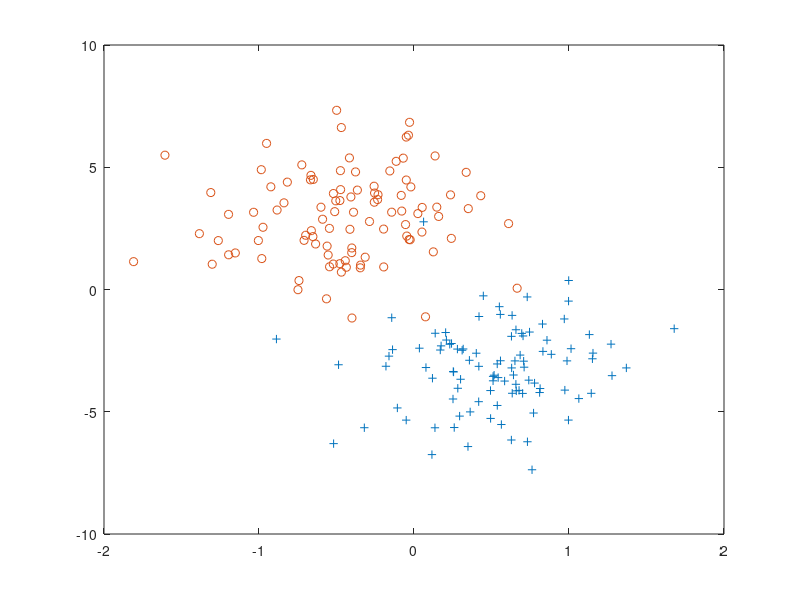

The MATLAB source for this figure: (Note: this script raises an error after producing the figure.)
% Author: Rahul Choudhary & Sanchit Jalan

%------Generating artificial 2d two class dataset-------


n = 100;	%Number of samples in each class

% mu1 = [0.5 -3];
% sigma1 = [0.2 0; 0 3];

% obj1 = mvnrnd(mu1, sigma1, n);

% mu2 = [-0.5 3];
% sigma2 = [0.2 0; 0 3];

% obj2 = mvnrnd(mu2, sigma2, n);

% save('data_without_noise.mat', 'obj1', 'obj2');


load('data_without_noise.mat');
load('noise.mat');

whos('-file', 'data_without_noise.mat');
whos('-file', 'noise.mat');

plot(obj1(:, 1), obj1(:, 2), '+');
hold on;
plot(obj2(:, 1), obj2(:, 2), 'o');

X = [obj1; obj2; noise];
Y = [ones(n, 1); -ones(n, 1); Y_noise];

noise_size = size(Y_noise);
noise_level=noise_size(1)/n;
s=num2str(noise_level);

n = 100 + (noise_size(1)/2);


woptimal=[];
boptimal=[];

%--------Hinge loss SVM classifier---------

H = diag([0 1 1 zeros(1, 2*n)]);
gamma = 1;
f = [zeros(3, 1); gamma*ones(2*n, 1)];
Aeq = []
Beq = []
A = [-Y -X.*(Y*[1 1]) -eye(2*n)];
B = -ones(2*n, 1);
lb = [-inf*ones(3, 1); zeros(2*n, 1)];
% ub = [inf*ones(3 + 2*n, 1)];
ub = [inf*ones(2*n+3,1)];

[W, fval] = quadprog(H, f, A, B, Aeq, Beq, lb, ub);
b = W(1, :);
w = W(2:3, :);

woptimal =[woptimal;w];
boptimal=[boptimal,b];

disp(b);
disp(w);

disp('-w(1)/w(2) for C-SVM:');
disp(-(w(1)/w(2)));

disp('-b/w(2) for C-SVM:');
disp(-(b/w(2)));

%--------Plotting the optimal Hinge loss hyperplane--------

x = -2:0.1:2;
y1 = -(b + w(1)*x)/w(2);
y2 = -(1 + b + w(1)*x)/w(2);
y3 = -(b + w(1)*x - 1)/w(2);

% plot(x, y1);
% plot(x, y2);
% plot(x, y3);
hold on;

%-------Pinball loss SVM classifier--------

t = 0.5; %tau in pinball loss function
A_p = [-Y -X.*(Y*[1 1]) -eye(2*n); Y X.*(Y*[1 1]) -(1/t)*eye(2*n)];
B_p = [-ones(2*n, 1); ones(2*n, 1)];

[W_p, fval_p] = quadprog(H,f,A_p,B_p);
b_p = W_p(1, :);
w_p = W_p(2:3, :);

woptimal=[woptimal w_p];
boptimal=[boptimal b_p];

disp(b_p);
disp(w_p);

disp('-w(1)/w(2) for Pin-SVM:');
disp(-(w_p(1)/w_p(2)));

disp('-b/w(2) for Pin-SVM:');
disp(-(b_p/w_p(2)));

%--------Plotting the optimal Pinball loss hyperplane--------

y4 = -(b_p + w_p(1)*x)/w_p(2);
y5 = -(1 + b_p + w_p(1)*x)/w_p(2);
y6 = -(b_p + w_p(1)*x - 1)/w_p(2);

plot(x, y4,'.');
hold on;
plot(x, y5,'.');
hold on;
plot(x, y6,'.');
hold on;


% Insensitive(z) Pinball loss classifier

z = 0.2; %epsilon in insensitive zone
r=z/t;

A_in = [-Y -X.*(Y*[1 1]) -eye(2*n); Y X.*(Y*[1 1]) -(1/t)*eye(2*n)];
B_in = [-ones(2*n, 1)+z; ones(2*n, 1)+r];


[W_in, fval_in] = quadprog(H, f,A_in, B_in,Aeq,Beq,lb,ub);
b_in = W_in(1, :);
w_in = W_in(2:3, :);

woptimal=[woptimal w_in]
boptimal=[boptimal b_in]

disp(b_in);
disp(w_in);

disp('-w(1)/w(2) for Insensitive Pin-SVM:');
disp(-(w_in(1)/w_in(2)));

disp('-b/w(2) for Insensitive Pin-SVM:');
disp(-(b_in/w_in(2)));


%--------Plotting the optimal Insensitive Pinball loss hyperplane--------

y7 = -(b_in + w_in(1)*x)/w_in(2);
y8 = -(1 + b_in + w_in(1)*x)/w_in(2);
y9 = -(b_in + w_in(1)*x - 1)/w_in(2);

plot(x, y7,'*','MarkerIndices',1:1:length(y7));
hold on;
plot(x, y8,'*','MarkerIndices',1:1:length(y8));
hold on;
plot(x, y9,'*','MarkerIndices',1:1:length(y9));
hold off;




le=["Parameter ", "        PIN_SVM .  ", "       Hinge_Loss_SVM.  ", "    Insensitive Pin_SVM " ,"   Noise_level     "," Tau(t)   ", "    Epsilon(z) "];


pp=[10 20 30];
b_parameter=strings(0);
b_parameter(end+1)='b';
b_parameter(end+1)=num2str(boptimal(2));
b_parameter(end+1)=num2str(boptimal(1));
b_parameter(end+1)=num2str(boptimal(3));
b_parameter(end+1)=s;
b_parameter(end+1)=num2str(t);
b_parameter(end+1)=num2str(z);

w_parameter=strings(0);
w_parameter(end+1)="w";
str=strcat("(",num2str(woptimal(1,2)));str=strcat(str," ");str=strcat(str,num2str(woptimal(2,2)));str=strcat(str,")");
w_parameter(end+1)=str;
str=strcat("(",num2str(woptimal(1,1)));str=strcat(str," ");str=strcat(str,num2str(woptimal(2,1)));str=strcat(str,")");
w_parameter(end+1)=str;
str=strcat("(",num2str(woptimal(1,3)));str=strcat(str," ");str=strcat(str,num2str(woptimal(2,3)));str=strcat(str,")");
w_parameter(end+1)=str;
% w_parameter(end+1)=s;
% w_parameter(end+1)=num2str(t);
% w_parameter(end+1)=num2str(z);

slope=strings(0);
slope(end+1)='-w(1)/(w(2))';
slope(end+1)=num2str(-(w_p(1)/w_p(2)));
slope(end+1)=num2str(-(w(1)/w(2)));
slope(end+1)=num2str(-(w_in(1)/w_in(2)) );
% slope(end+1)=s;
% slope(end+1)=num2str(t);
% slope(end+1)=num2str(z);

b_const=strings(0);
b_const(end+1)='-b/(w(2))';
b_const(end+1)=num2str(-(b_p/w_p(2)));
b_const(end+1)=num2str(-(b/w(2)));
b_const(end+1)=num2str(-(b_in/w_in(2)));
% b_const(end+1)=s;
% b_const(end+1)=num2str(t);
% b_const(end+1)=num2str(z);

% Useful code.
% fid = fopen('lol.csv', 'w') ;
% fprintf(fid, '%s;', le{1,1:end-1}) ;
% fprintf(fid, '%s\n', le{1,end}) ;
% fclose(fid) ;

fid = fopen('lol.csv', 'a') ;
fprintf(fid, '%s;', b_parameter{1,1:end-1}) ;
fprintf(fid, '%s\n', b_parameter{1,end}) ;
fclose(fid) ;
% 
fid = fopen('lol.csv', 'a') ;
fprintf(fid, '%s;', w_parameter{1,1:end-1}) ;
fprintf(fid, '%s\n', w_parameter{1,end}) ;
fclose(fid) ;
% 
fid = fopen('lol.csv', 'a') ;
fprintf(fid, '%s;', slope{1,1:end-1}) ;
fprintf(fid, '%s\n', slope{1,end}) ;
fclose(fid) ;
% 
fid = fopen('lol.csv', 'a') ;
fprintf(fid, '%s;', b_const{1,1:end-1}) ;
fprintf(fid, '%s\n', b_const{1,end}) ;
fclose(fid) ;

%dlmwrite('lol.csv',str(1,:),'-append');

%
